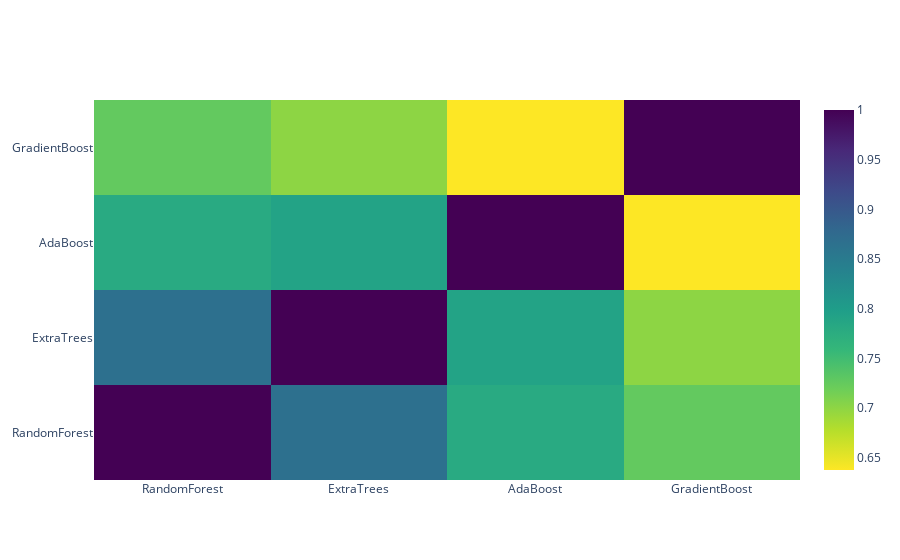

The notebook cell saved with this chart:
### Markdown cell above
#### Correlation Heatmap of the Second Level Training set

### Code cell
data = [
    go.Heatmap(
        z= base_predictions_train.astype(float).corr().values ,
        x= base_predictions_train.columns.values,
        y= base_predictions_train.columns.values,
          colorscale='Viridis',
            showscale=True,
            reversescale = True
    )
]
py.iplot(data, filename='labelled-heatmap')

### Figure 1 — Plotly figure (JSON) as saved in the notebook; plotly's stock layout.template omitted (floating-point values rounded to 4 significant figures)
{"data": [{"colorscale": [[0, "#440154"], [0.1111, "#482878"], [0.2222, "#3e4989"], [0.3333, "#31688e"], [0.4444, "#26828e"], [0.5556, "#1f9e89"], [0.6667, "#35b779"], [0.7778, "#6ece58"], [0.8889, "#b5de2b"], [1, "#fde725"]], "reversescale": true, "showscale": true, "type": "heatmap", "x": ["RandomForest", "ExtraTrees", "AdaBoost", "GradientBoost"], "y": ["RandomForest", "ExtraTrees", "AdaBoost", "GradientBoost"], "z": [[1, 0.8661, 0.7801, 0.7262], [0.8661, 1, 0.791, 0.7007], [0.7801, 0.791, 1, 0.6377], [0.7262, 0.7007, 0.6377, 1]]}], "layout": {}}
